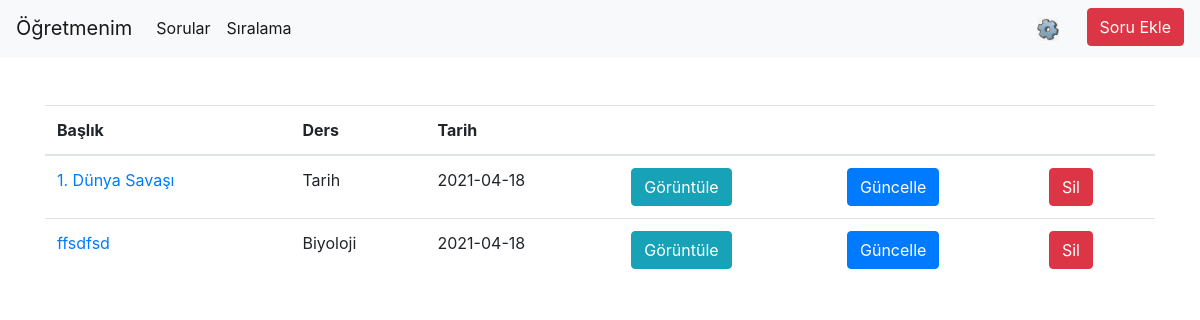
Page /my-questions (signed in) on the committed database.
### tables this page shows
CREATE TABLE "Questions" (
	"id"	INTEGER,
	"title"	TEXT,
	"content"	TEXT,
	"author"	TEXT,
	"lesson"	TEXT,
	"date"	TEXT,
	"imageName"	TEXT UNIQUE,
	"likecounter"	INTEGER,
	"likesid"	TEXT,
	PRIMARY KEY("id" AUTOINCREMENT)
);

### manage.py (the view)
@app.route('/my-questions')
@login_required
def myQuestions():
    dataBase = sql.connect("ogretmenim.com.db")
    cursor = dataBase.cursor()
    author = session["username"]
    query = "Select id,title,lesson,date from Questions where author = ?"
    cursor.execute(query,(author,))
    datas = cursor.fetchall()
    return render_template("myquestions.html",datas=datas)

### manage.py (called while the page is built)
def login_required(f):
    @wraps(f)
    def decorated_function(*args, **kwargs):
        try:
            if session["logined"]:
                return f(*args, **kwargs)
            else:
                flash("Bu işlemi gerçekleştirmek için giriş yapmalısınız","danger")
                return redirect(url_for("login"))
        except KeyError:
            flash("Bu işlemi gerçekleştirmek için giriş yapmalısınız","danger")
            return redirect(url_for("login"))
    return decorated_function

### templates/myquestions.html
{% extends "layout.html" %}
{% block body %}
    {% if datas %}
        <div class="container">
        <table class="table table-hover">
            <thead>
                <tr>
                    <th scope="col">Başlık</th>
                    <th scope="col">Ders</th>
                    <th scope="col">Tarih</th>
                    <th scope="col"></th>
                    <th scope="col"></th>
                    <th scope="col"></th>
                </tr>
            </thead>
            <tbody>
                {% for data in datas  %}
                    <tr>
                        <td><a href="/view-question/{{data[0]}}">{{data[1]}}</a></td>
                        <td>{{data[2]}}</td>
                        <td>{{data[3]}}</td>
                        <td><a href="/view-question/{{data[0]}}" class="btn btn-info">Görüntüle</a></td>
                        <td><a href="/update-question/{{data[0]}}" class="btn btn-primary">Güncelle</a></td>
                        <td><a href="/delete-question/{{data[0]}}" class="btn btn-danger">Sil</a></td>
                    </tr>
                {% endfor %}
            </tbody>
        </table>
        </div>
    {% else %}
        <div class="alert alert-warning">Hiç Sorunuz Bulunmuyor</div>
    {% endif %}
{% endblock body %}

### static/css/css.css (style rules this page uses)
body { margin-top:20px; }

### rows in the picture
Questions: title "1. Dünya Savaşı", lesson "Tarih", date "2021-04-18"
Questions: title "ffsdfsd", lesson "Biyoloji", date "2021-04-18"
